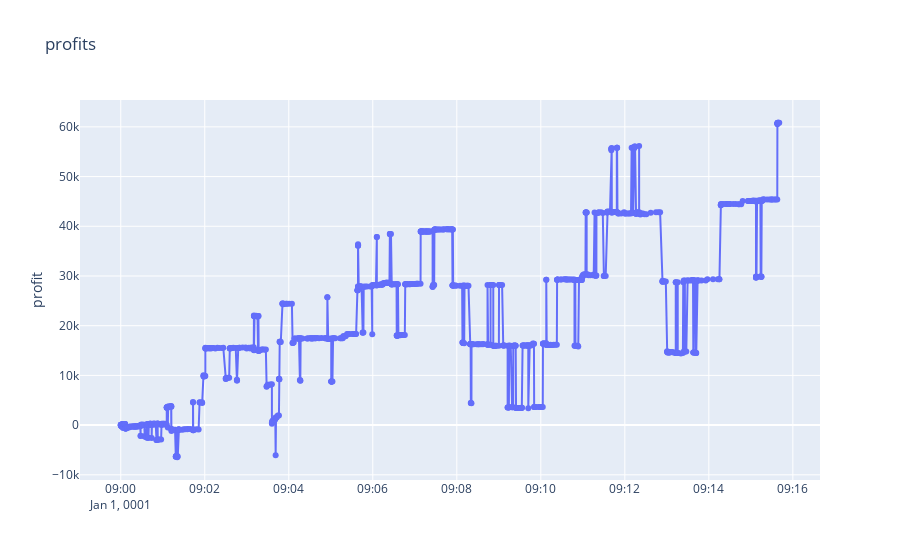

Write notebook code for a chart like this one.
### Code cell
result.plot_profits(count=1000, start_time=dt.time(9, 0, 0), end_time=dt.time(17, 30, 0))

### Figure 1 — Plotly figure (JSON) as saved in the notebook; plotly's stock layout.template omitted (floating-point values rounded to 4 significant figures; data arrays with more than 128 entries replaced by an {"elided": "..."} marker saying what was removed)
{"data": [{"marker": {"symbol": "circle"}, "mode": "lines+markers", "name": "simple market making profit", "type": "scatter", "x": {"elided": "1000 str values"}, "y": {"elided": "1000 float values"}, "yaxis": "y"}], "layout": {"title": {"text": "profits"}, "yaxis": {"title": {"text": "profit"}}}}
